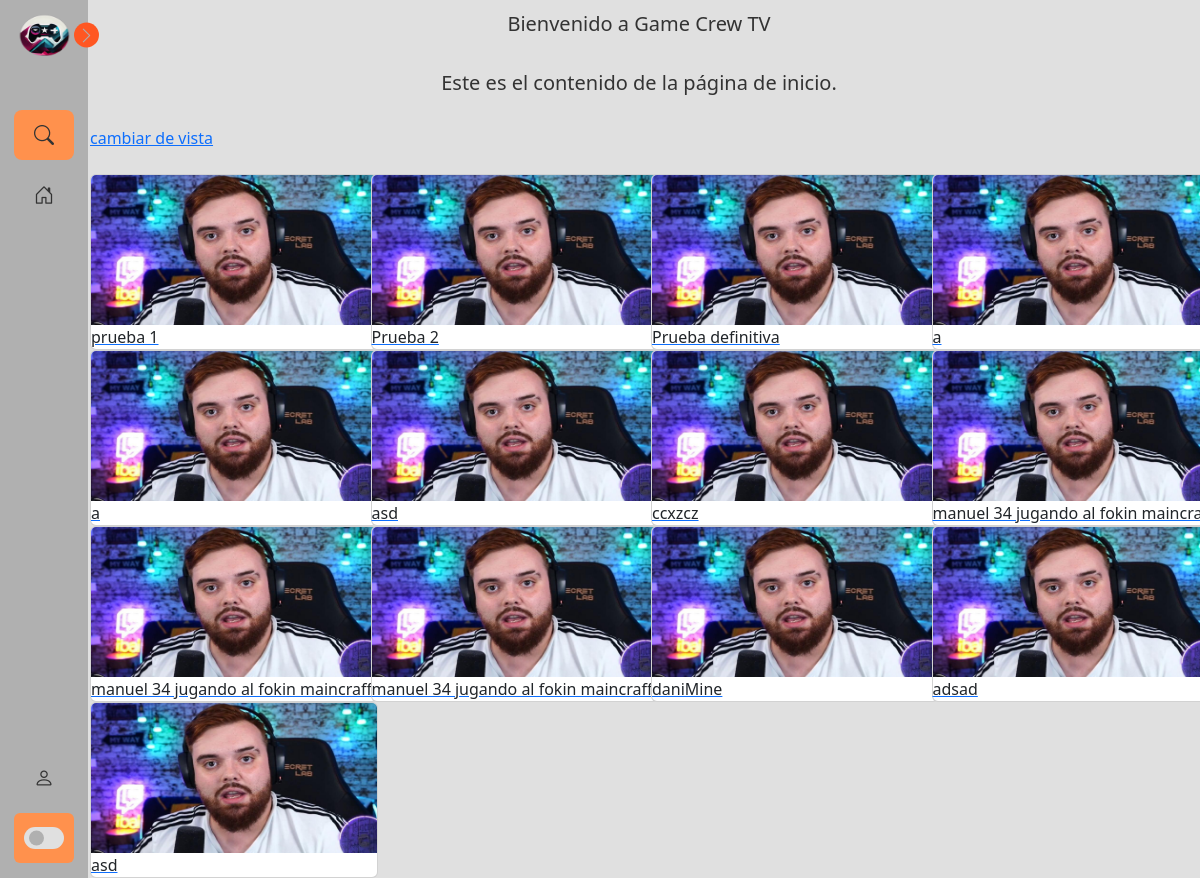
The page / on the database its author committed.
### app/tvapp/models.py (models this page shows, shortened)
class Sala(models.Model):
    nombreSala = models.CharField(max_length=100)  # Puedes ajustar la longitud máxima según tus necesidades

### app/tvapp/views.py (the view)
# urls.py: path('', views.inicio),
def inicio(request):
    salas =  Sala.objects.all()
    num_items = len(salas)
    salas_nombreSala = Sala.objects.filter(nombreSala = 2)
    return render(request, 'inicio.html', {"nomSala":salas, "nom_Sala":salas_nombreSala,"numitems":num_items})

### app/tvapp/templates/inicio.html (shortened to what this page needs)
{% extends 'baseInicio.html' %}
{% load static %}
{% block head %}
<link rel="stylesheet" href="{% static 'css/inicio.css' %}">
{% endblock %}
{% block content %}
    <div class="container">
        <h2 class="text">Bienvenido a Game Crew TV</h2>
        <p  class="text">Este es el contenido de la página de inicio.</p>
        <a href="formuSala">cambiar de vista</a>
    </div>
    <br>
    <div class="container">
        <div class="row">
            {% for s in nomSala %}
            <div class="col-md-3">
                <a href="streamViewer" >
                    <div class="card" style="width: 18rem;">
                        <img src="static/img/ibai.jpg" class="card-img-top custom-card-img" alt="...">
                        <div class="card_body">
                            <p class="card-text" data-nombre-sala="{{ s.nombreSala }}">{{ s.nombreSala }}</p>
                        </div>
                    </div>
                </a>
            </div>
             {% endfor %}
    </div>
{% endblock %}

### app/tvapp/static/css/styleNavbar.css (style rules this page uses)
:root { --body-color: #e0e0e0; --sidebar-color: #b0b0b0; --primary-color: #ff5722; --primary-color-light: #ff914d; --toggle-color: #e0e0e0; --text-color: #333333; --tran-03: all 0.2s ease; --tran-03: all 0.3s ease; --tran-04: all 0.3s ease; --tran-05: all 0.3s ease; }
body { min-height: 100vh; background-color: var(--body-color); transition: var(--tran-05); }
.home .text { font-size: 20px; font-weight: 500; color: var(--text-color); padding: 12px 60px; display: flex; justify-content: center; }

### app/tvapp/static/css/inicio.css (style rules this page uses)
img { width: 250px; height: 150px; }

### rows shown on the page
Sala: nombreSala "prueba 1"
Sala: nombreSala "Prueba 2"
Sala: nombreSala "Prueba definitiva"
Sala: nombreSala "a"
Sala: nombreSala "a"
Sala: nombreSala "asd"
Sala: nombreSala "ccxzcz"
Sala: nombreSala "manuel 34 jugando al fokin…"
Sala: nombreSala "manuel 34 jugando al fokin maincraff"
Sala: nombreSala "manuel 34 jugando al fokin maincraff"
Sala: nombreSala "daniMine"
Sala: nombreSala "adsad"
Sala: nombreSala "asd"
